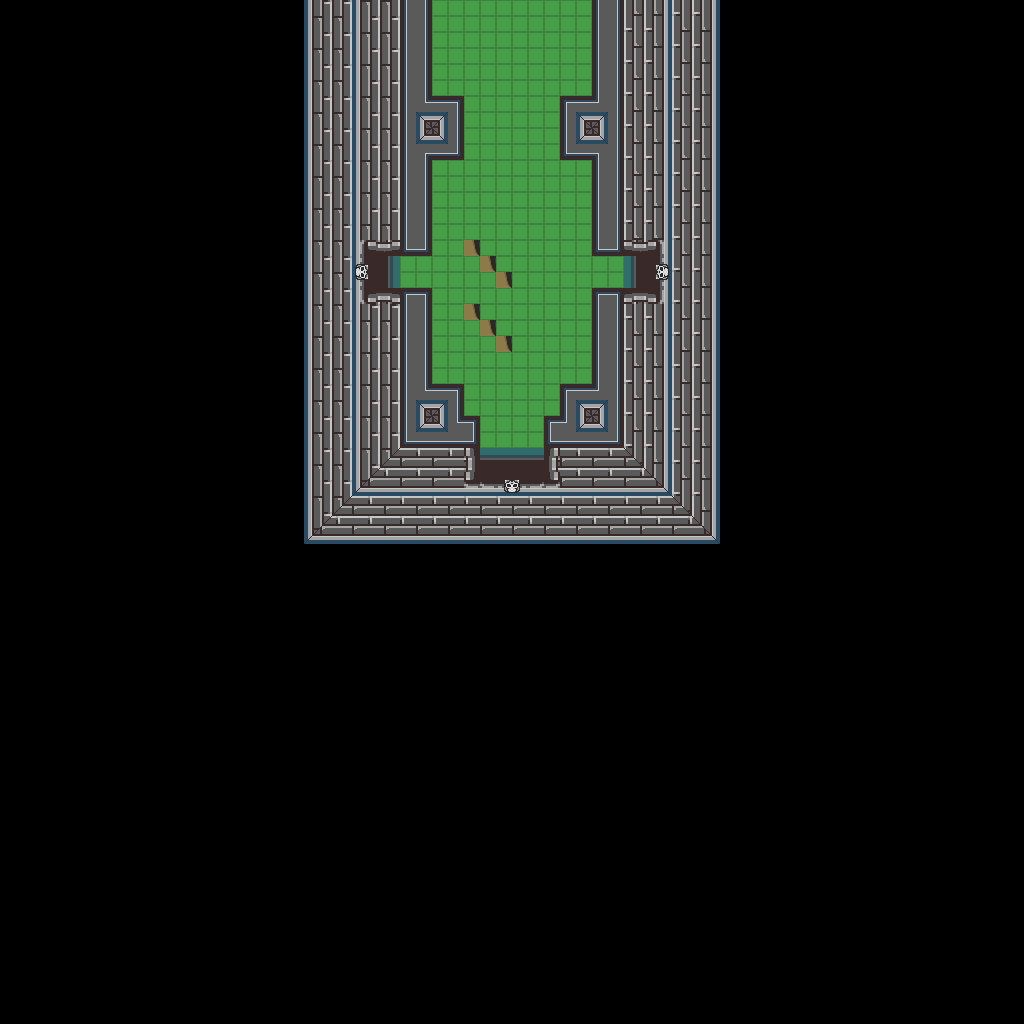

The image is a tile-based game level rendered from a .tmx file. Its description and source (layers, tilesets, objects; grid data summarised) follow:
An orthogonal 64x64 tile map with 16x16 px tiles, 1 tile layer (base), 1 hidden layer not drawn and 15 objects.

<map version="1.10" tiledversion="1.12.1" orientation="orthogonal" renderorder="right-down" width="64" height="64" tilewidth="16" tileheight="16" infinite="0" nextlayerid="3" nextobjectid="16">
 <tileset firstgid="1" source="../classiciphone_pics4.tsx" />
 <layer id="1" name="base" width="64" height="64">
  <data>[4096 cells, 4096 non-empty, 77 distinct tile ids]</data>
 </layer>
 <layer id="2" name="collision" width="64" height="64" visible="0">
  <properties><property name="collision" value="true" /></properties>
  <data>[4096 cells, 3828 non-empty, 1 distinct tile ids]</data>
 </layer>
 <objectgroup id="3" name="npcs">
  <object id="1" x="416.0" y="368.0" width="16" height="16">
   <properties>
    <property name="gani" value="darkpillar.png" />
    <property name="script" type="string">-- Auto-converted from GraalScript
-- function onCreated() {
-- dontblock();
end</property>
   </properties>
  </object>
  <object id="2" x="576.0" y="368.0" width="16" height="16">
   <properties>
    <property name="gani" value="darkpillar.png" />
    <property name="script" type="string">-- Auto-converted from GraalScript
-- function onCreated() {
-- dontblock();
end</property>
   </properties>
  </object>
  <object id="3" x="416.0" y="80.0" width="16" height="16">
   <properties>
    <property name="gani" value="darkpillar.png" />
    <property name="script" type="string">-- Auto-converted from GraalScript
-- function onCreated() {
-- dontblock();
end</property>
   </properties>
  </object>
  <object id="4" x="576.0" y="80.0" width="16" height="16">
   <properties>
    <property name="gani" value="darkpillar.png" />
    <property name="script" type="string">-- Auto-converted from GraalScript
-- function onCreated() {
-- dontblock();
end</property>
   </properties>
  </object>
  <object id="5" x="416.0" y="384.0" width="16" height="16">
   <properties>
    <property name="gani" value="handlamp1on.mng" />
    <property name="script" type="string">-- Auto-converted from GraalScript
-- function onCreated() {
-- drawoverplayer();
end
-- [CLIENT-SIDE — server no-op]
-- if (created) {
-- setimgpart handlamp1on.mng,0,0,32,48;
-- setzoomeffect 0.7;
-- //glow
-- showimg 200,light2.png,x - 3,y - 2.5;
-- changeimgcolors 200,1,0.35,0,0.62;
-- changeimgzoom 200,0.5;
-- }</property>
   </properties>
  </object>
  <object id="6" x="576.0" y="384.0" width="16" height="16">
   <properties>
    <property name="gani" value="handlamp1on.mng" />
    <property name="script" type="string">-- Auto-converted from GraalScript
-- function onCreated() {
-- drawoverplayer();
end
-- [CLIENT-SIDE — server no-op]
-- if (created) {
-- setimgpart handlamp1on.mng,0,0,32,48;
-- setzoomeffect 0.7;
-- //glow
-- showimg 200,light2.png,x - 3,y - 2.5;
-- changeimgcolors 200,1,0.35,0,0.62;
-- changeimgzoom 200,0.5;
-- }</property>
   </properties>
  </object>
  <object id="7" x="416.0" y="96.0" width="16" height="16">
   <properties>
    <property name="gani" value="handlamp1on.mng" />
    <property name="script" type="string">-- Auto-converted from GraalScript
-- function onCreated() {
-- drawoverplayer();
end
-- [CLIENT-SIDE — server no-op]
-- if (created) {
-- setimgpart handlamp1on.mng,0,0,32,48;
-- setzoomeffect 0.7;
-- //glow
-- showimg 200,light2.png,x - 3,y - 2.5;
-- changeimgcolors 200,1,0.35,0,0.62;
-- changeimgzoom 200,0.5;
-- }</property>
   </properties>
  </object>
  <object id="8" x="576.0" y="96.0" width="16" height="16">
   <properties>
    <property name="gani" value="handlamp1on.mng" />
    <property name="script" type="string">-- Auto-converted from GraalScript
-- function onCreated() {
-- drawoverplayer();
end
-- [CLIENT-SIDE — server no-op]
-- if (created) {
-- setimgpart handlamp1on.mng,0,0,32,48;
-- setzoomeffect 0.7;
-- //glow
-- showimg 200,light2.png,x - 3,y - 2.5;
-- changeimgcolors 200,1,0.35,0,0.62;
-- changeimgzoom 200,0.5;
-- }</property>
   </properties>
  </object>
  <object id="9" x="368.0" y="352.0" width="16" height="16">
   <properties>
    <property name="gani" value="light2.png" />
    <property name="script" type="string">-- Auto-converted from GraalScript
-- function onCreated() {
-- dontblock();
end
-- [CLIENT-SIDE — server no-op]
-- if (playerenters) {
-- setcoloreffect 1,0,0,0.66;
-- drawaslight;
-- }</property>
   </properties>
  </object>
  <object id="10" x="528.0" y="352.0" width="16" height="16">
   <properties>
    <property name="gani" value="light2.png" />
    <property name="script" type="string">-- Auto-converted from GraalScript
-- function onCreated() {
-- dontblock();
end
-- [CLIENT-SIDE — server no-op]
-- if (playerenters) {
-- setcoloreffect 1,0,0,0.66;
-- drawaslight;
-- }</property>
   </properties>
  </object>
  <object id="11" x="368.0" y="64.0" width="16" height="16">
   <properties>
    <property name="gani" value="light2.png" />
    <property name="script" type="string">-- Auto-converted from GraalScript
-- function onCreated() {
-- dontblock();
end
-- [CLIENT-SIDE — server no-op]
-- if (playerenters) {
-- setcoloreffect 1,0,0,0.66;
-- drawaslight;
-- }</property>
   </properties>
  </object>
  <object id="12" x="528.0" y="64.0" width="16" height="16">
   <properties>
    <property name="gani" value="light2.png" />
    <property name="script" type="string">-- Auto-converted from GraalScript
-- function onCreated() {
-- dontblock();
end
-- [CLIENT-SIDE — server no-op]
-- if (playerenters) {
-- setcoloreffect 1,0,0,0.66;
-- drawaslight;
-- }</property>
   </properties>
  </object>
  <object id="13" x="456.0" y="368.0" width="16" height="16">
   <properties>
    <property name="script" type="string">-- Auto-converted from GraalScript
-- function onCreated() {
-- showcharacter();
-- headimg     = "head1217.png";
-- bodyimg     = "bodyc-bodysage2.mng";
-- shieldimg   = "no-shield.png";
-- shieldpower = 3;
-- dir         = 0;
-- for (this.i = 0; this.i &lt; 5; this.i++;) colors[this.i] = "black";
end</property>
   </properties>
  </object>
  <object id="14" x="520.0" y="368.0" width="16" height="16">
   <properties>
    <property name="script" type="string">-- Auto-converted from GraalScript
-- function onCreated() {
-- showcharacter();
-- headimg     = "head1217.png";
-- bodyimg     = "bodyc-bodysage2.mng";
-- shieldimg   = "no-shield.png";
-- shieldpower = 3;
-- dir         = 0;
-- for (this.i = 0; this.i &lt; 5; this.i++;) colors[this.i] = "black";
end</property>
   </properties>
  </object>
  <object id="15" x="144.0" y="160.0" width="16" height="16">
   <properties>
    <property name="script" type="string">-- Auto-converted from GraalScript
-- [CLIENT-SIDE — server no-op]
-- //Level effect
-- if (playerenters) {seteffect 0,0,0,0.4;
-- }</property>
   </properties>
  </object>
 </objectgroup>
</map>
